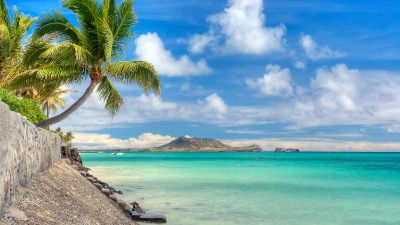
#> input picture images/beach/beach (101).jpg, 400 x 225 px; its folder holds only this picture in this run
$ jupyter execute --allow-errors General_Characteristics.ipynb   (older library calls are emulated)
#> lines starting #> are read from the running program, lines starting #| are printed output that depends on the picture
# Libraries

[cell 1]
import os
import sys
import warnings
import pandas as pd
import cv2

import numpy as np
from sklearn.ensemble import RandomForestClassifier, ExtraTreesClassifier, GradientBoostingClassifier, AdaBoostClassifier
from sklearn.model_selection import KFold
from sklearn.metrics import accuracy_score
from sklearn.svm import SVC
from skimage.feature import graycomatrix, graycoprops

IMAGES_DIR = "./images"

# Ignore warnings
warnings.filterwarnings("ignore")

models = {
  'Random Forest': RandomForestClassifier(n_estimators=100, random_state=0),
  'Extra Trees': ExtraTreesClassifier(n_estimators=100, random_state=0),
  'Gradient Boosting': GradientBoostingClassifier(n_estimators=100, random_state=0),
  'AdaBoost': AdaBoostClassifier(n_estimators=100, random_state=0),
  'SVM': SVC(kernel='rbf', C=1, random_state=0),
}

# Get General Characteristics

[cell 2]
def get_general_characteristics(img):
  mean = np.mean(img)
  variance = np.var(img)
  std = np.std(img)
  median = np.median(img)
  skewness = (np.mean((img - mean)**3)) / (std**3)
  kurtosis = (np.mean((img - mean)**4)) / (std**4) - 3

  # Convertir el canal a enteros para calcular GLCM
  channel_int = img.astype(np.uint8)

  # Características de textura usando GLCM
  glcm = graycomatrix(channel_int, distances=[1], angles=[0], levels=256, symmetric=True, normed=True)

  contrast = graycoprops(glcm, 'contrast')[0, 0]
  homogeneity = graycoprops(glcm, 'homogeneity')[0, 0]
  energy = graycoprops(glcm, 'energy')[0, 0]
  correlation = graycoprops(glcm, 'correlation')[0, 0]
  dissimilarity = graycoprops(glcm, 'dissimilarity')[0, 0]

  return [mean, variance, std, median, skewness, kurtosis, contrast, homogeneity, energy, correlation, dissimilarity]

[cell 3]
features = ['mean', 'variance', 'std', 'median', 'skewness', 'kurtosis', 'contrast', 'homogeneity', 'energy', 'correlation', 'dissimilarity']
channels = ('b', 'g', 'r')

df = pd.DataFrame(columns=['image', 'class'] + [f'{channels[0]}_{i}' for i in features] + [f'{channels[1]}_{i}' for i in features] + [f'{channels[2]}_{i}' for i in features])

for _class in os.listdir(IMAGES_DIR):
  print("Class:", _class)
  total = len(os.listdir(os.path.join(IMAGES_DIR, _class)))
  for i, img in enumerate(os.listdir(os.path.join(IMAGES_DIR, _class))):
    # Load image
    image = cv2.imread(os.path.join(IMAGES_DIR, _class, img))
#> image is the input picture: shape (225, 400, 3); mean B, G, R 171.1, 163.3, 121.3

    characteristics = []
    for j, channel in enumerate(channels):
      single_chars = get_general_characteristics(image[:, :, j])
      characteristics.append(single_chars)
#> this loop made 3 passes
#> (mean in get_general_characteristics, variance in get_general_characteristics, std in get_general_characteristics, median in get_general_characteristics, skewness in get_general_characteristics, kurtosis in get_general_characteristics, contrast in get_general_characteristics, homogeneity in get_general_characteristics) on passes 1 to 3: (171.1, 3592.3, 59.94, 188, -1.29, 0.913, 240.5, 0.319), (163.3, 1500.5, 38.74, 167, -0.661, 0.56, 228.7, 0.326), (121.3, 3563.7, 59.7, 128, -0.227, -0.872, 237.3, 0.295)
#> pass 1, in get_general_characteristics, `channel_int = img.astype(np.uint8)`:
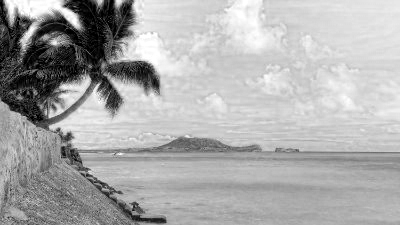
#> channel_int: shape (225, 400); min 0, max 255, mean 171.1
#> pass 2, in get_general_characteristics (call 2), `channel_int = img.astype(np.uint8)`:
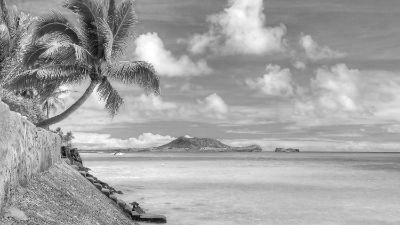
#> channel_int: shape (225, 400); min 8, max 255, mean 163.3
#> pass 3, in get_general_characteristics (call 3), `channel_int = img.astype(np.uint8)`:
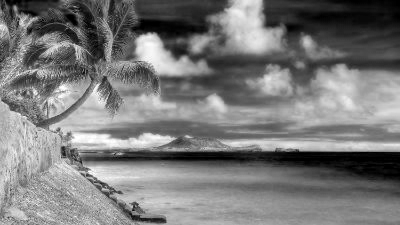
#> channel_int: shape (225, 400); min 0, max 255, mean 121.3
#> after the loop, characteristics = [[171.1, 3592.3, 59.94, 188, -1.29, 0.913, 240.5, 0.319, 0.0287, 0.966, 7.7], [163.3, 1500.5, 38.74, 167, -0.661, 0.56, 228.7, 0.326, 0.0268, 0.924, 7.52], [121.3, 3563.7, 59.7, 128, -0.227, -0.872, 237.3, 0.295, 0.0186, 0.967, 7.96]]

    df.loc[len(df.index)] = [os.path.join(IMAGES_DIR, _class, img), _class] + list(characteristics[0]) + list(characteristics[1]) + list(characteristics[2])

    sys.stdout.write(f"\rImage: {i + 1}/{total}")
    sys.stdout.flush()
  print()
#> pass 2 of the loop `for _class in os.listdir(IMAGES_DIR):`:
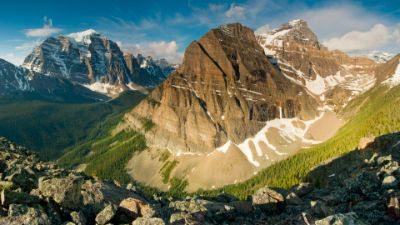
#> input picture images/mountain/mountain (106).jpg, 400 x 225 px
#> image is the input picture: shape (225, 400, 3); mean B, G, R 91, 111.1, 104.5
#> the loop `for j, channel in enumerate(channels):` made 3 passes
#> (mean in get_general_characteristics, variance in get_general_characteristics, std in get_general_characteristics, median in get_general_characteristics, skewness in get_general_characteristics, kurtosis in get_general_characteristics, contrast in get_general_characteristics, homogeneity in get_general_characteristics) on passes 1 to 3: (91.04, 2899.7, 53.85, 80, 0.44, -0.871, 251.4, 0.193), (111.1, 2729.4, 52.24, 110, 0.161, -0.747, 261.8, 0.199), (104.5, 5084.3, 71.3, 100, 0.19, -1.21, 278.6, 0.189)
#> pass 1, in get_general_characteristics (call 4), `channel_int = img.astype(np.uint8)`:
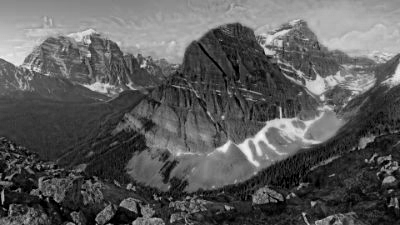
#> channel_int: shape (225, 400); min 0, max 251, mean 91
#> pass 3, in get_general_characteristics (call 6), `channel_int = img.astype(np.uint8)`:
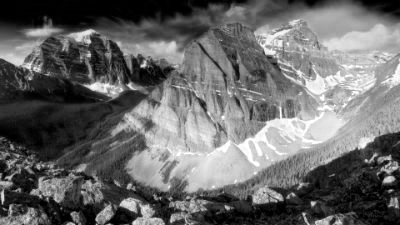
#> channel_int: shape (225, 400); min 0, max 255, mean 104.5
#> after the loop `for j, channel in enumerate(channels):`: characteristics = [[91.04, 2899.7, 53.85, 80, 0.44, -0.871, 251.4, 0.193, 0.0153, 0.957, 9.95], [111.1, 2729.4, 52.24, 110, 0.161, -0.747, 261.8, 0.199, 0.0145, 0.952, 9.99], [104.5, 5084.3, 71.3, 100, 0.19, -1.21, 278.6, 0.189, 0.0328, 0.973, 10.38]]
